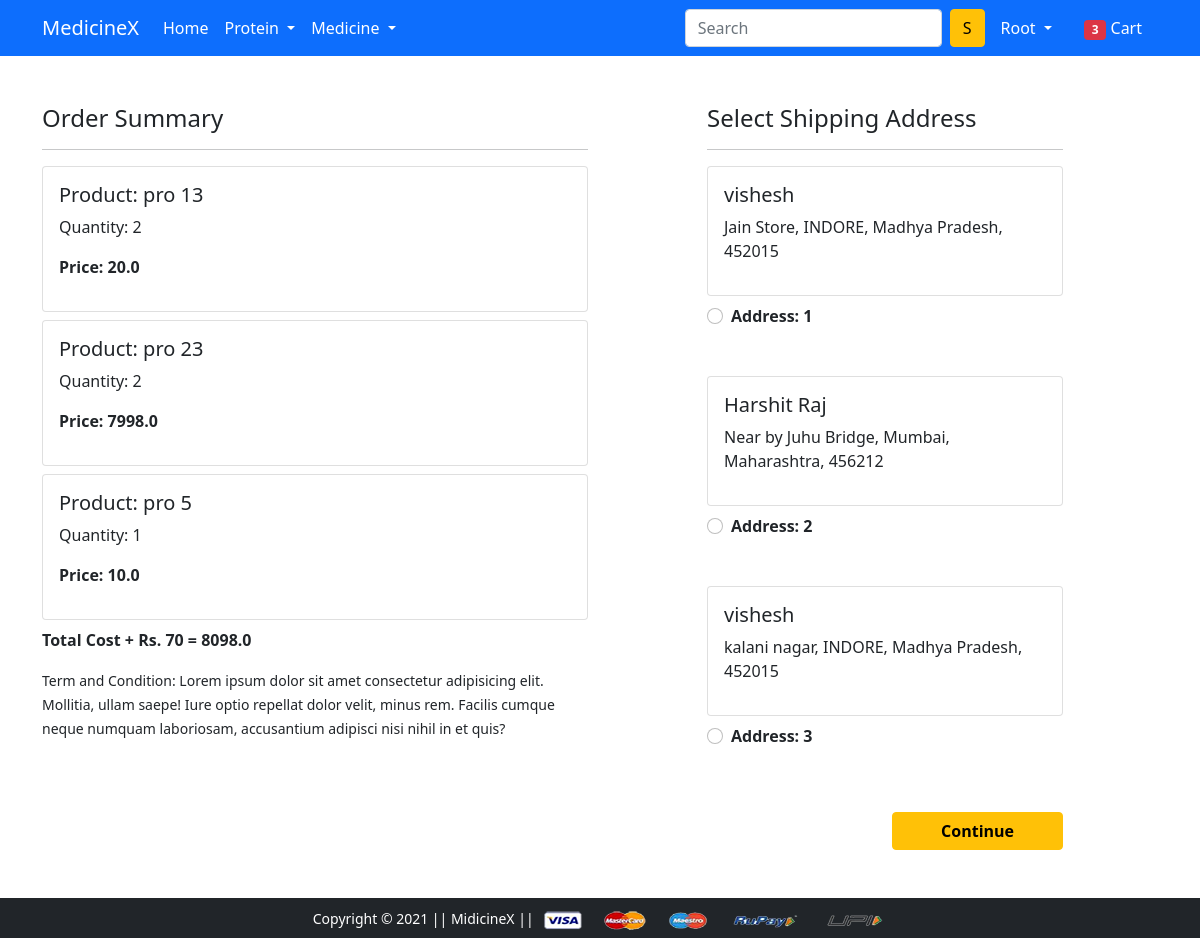
/checkout/ (signed in), run on an earlier commit of the app's database.
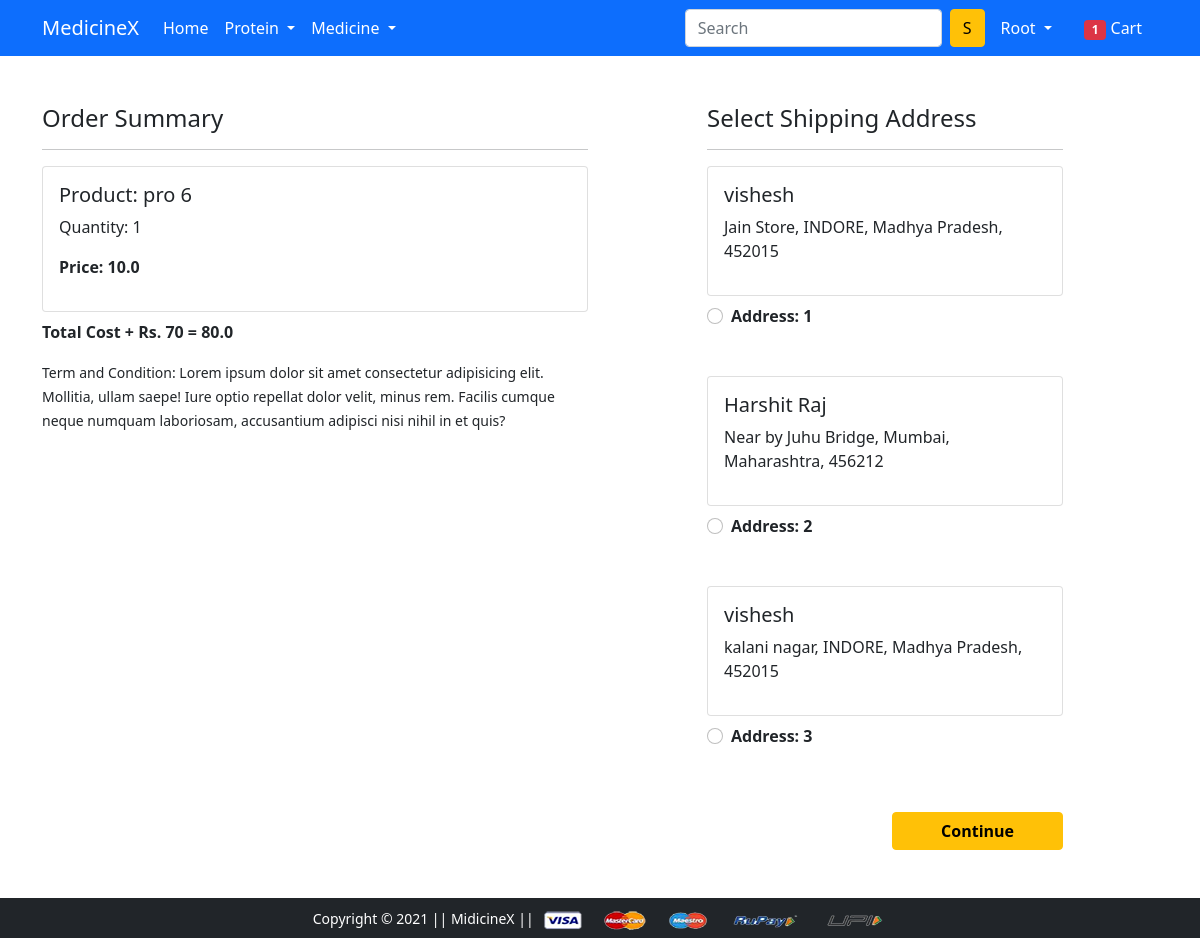
And on a later commit of the database.
### app/models.py (models this page shows, shortened)
class Cart(models.Model):
    user = models.ForeignKey(User, on_delete=models.CASCADE)
    product = models.ForeignKey(Product, on_delete=models.CASCADE)
    quantity = models.PositiveIntegerField(default=1)
    totalamount = models.FloatField(default=0)
    @property
    def total_cost(self):
        return self.quantity * self.product.discounted_price

class Product(models.Model):
    title = models.CharField(max_length=100)
    selling_price = models.FloatField()
    discounted_price = models.FloatField()
    description = models.TextField()
    brand = models.CharField(max_length=100)
    category = models.CharField(choices=CATEGORY_CHOICES, max_length=2)
    product_image = models.ImageField(upload_to='productimg')

class Customer(models.Model):
    user = models.ForeignKey(User, on_delete=models.CASCADE)
    name = models.CharField(max_length=200)
    location = models.CharField(max_length=200)
    city = models.CharField(max_length=100)
    zipcode = models.IntegerField()
    state = models.CharField(choices=STATE_CHOICES, max_length=100)

### app/views.py (the view)
# urls.py: path('checkout/', views.checkout, name='checkout'),
@login_required
def checkout(request):
    try:
        total_item = 0
        user = request.user
        if request.user.is_authenticated:
            total_item = len(Cart.objects.filter(user=request.user))
        add = Customer.objects.filter(user=user)
        cart_items = Cart.objects.filter(user=user)
        amount = 0.0
        shipping_amount = 70.0
        cart_product = [p for p in Cart.objects.all() if p.user == request.user]
        if cart_product:
            for p in cart_product:
                tempamount = (p.quantity * p.product.discounted_price)
                amount += tempamount
                totalamount = amount + shipping_amount
        return render(request, 'app/checkout.html', {'add':add, 'totalamount':totalamount, 'cart_items':cart_items, 'total_item':total_item})
    except:
        return render(request, 'app/not_product_found.html')

### app/templates/app/checkout.html (shortened to what this page needs)
{% extends 'app/base.html' %}
{% load static %}
{% block main-content %}
<div class="container">
 <div class="row mt-5">
  <div class="col-sm-6">
    <h4>Order Summary</h4>
    <hr>
    {% for item in cart_items %}
      <div class="card mb-2">
        <div class="card-body">
          <h5>Product: {{item.product.title}}</h5>
          <p>Quantity: {{item.quantity}}</p>
          <p class="fw-bold">Price: {{item.total_cost}}</p>
        </div>
      </div>
    {% endfor %}
      <p class='fw-bold'>Total Cost + Rs. 70 = {{totalamount}}</p>
    <small>Term and Condition: Lorem ipsum dolor sit amet consectetur adipisicing elit. Mollitia, ullam saepe! Iure optio repellat dolor velit, minus rem. Facilis cumque neque numquam laboriosam, accusantium adipisci nisi nihil in et quis?</small>
  </div>
  <div class="col-sm-4 offset-sm-1">
    <h4>Select Shipping Address</h4>
    <hr>
    <form action="/paymentdone">
      {% for ad in add %}
      <div class="card">
        <div class="card-body">
        <h5>{{ad.name}}</h5>
        <p>{{ad.location}}, {{ad.city}}, {{ad.state}}, {{ad.zipcode}}</p>
        </div>
      </div>
        <div class="form-check mt-2 mb-5">
          <input class="form-check-input" type="radio" name='custid' id='custadd{{forloop.counter}}'  value="{{ad.id}}">
          <label class="form-check-label fw-bold" for="">
            Address: {{forloop.counter}} </label>
        </div>
        {% endfor %}
        <div class="text-end">
          <button type="submit" class="btn btn-warning mt-3 px-5 fw-bold">Continue</button>
        </div>
      </form>
    </div>
  </div>
</div>
{% endblock main-content %}

### app/templates/app/base.html (shortened to what this page needs)
<!doctype html>
{% load static %}
<html lang="en">
  <head>
    <link href="https://cdn.jsdelivr.net/npm/bootstrap@5.0.0-beta1/dist/css/bootstrap.min.css" rel="stylesheet">
    <link rel="stylesheet" href="{% static 'app/css/owl.carousel.min.css' %}">
    <link rel="stylesheet" href="{% static 'app/css/all.min.css' %}">
    <link rel="stylesheet" href="https://cdnjs.cloudflare.com/ajax/libs/font-awesome/5.15.4/css/all.min.css" />
    <link rel="stylesheet" href="{% static 'app/css/style.css' %}">
  </head>
  <body>
    <nav class="navbar navbar-expand-lg navbar-dark bg-primary">
     <div class="container">
       <a class="navbar-brand" href="/">MedicineX</a>
       <div class="collapse navbar-collapse" id="navbarSupportedContent">
         <ul class="navbar-nav me-auto mb-2 mb-lg-0">
           <li class="nav-item">
             <a class="nav-link active" aria-current="page" href="/">Home</a>
           </li>
           <li class="nav-item dropdown">
             <a class="nav-link dropdown-toggle text-white" href="#" id="electronicsDropdown" role="button" data-bs-toggle="dropdown" aria-expanded="false">
              Protein
             </a>
           </li>
           <li class="nav-item dropdown">
             <a class="nav-link dropdown-toggle text-white" href="#" id="fashionDropdown" role="button" data-bs-toggle="dropdown" aria-expanded="false">
              Medicine
             </a>
           </li>
         </ul>
         <form method="get" action="/search" class="d-flex">
           <input class="form-control me-2" type="search" placeholder="Search" aria-label="Search" name="query" id="query">
           <button class="btn btn-warning" type="submit">S</button>
         </form>
         <div>
          <ul class="navbar-nav me-auto mb-2 mb-lg-0">
            {% if request.user.is_authenticated %}
           <li class="nav-item dropdown mx-2">
              <a class="nav-link dropdown-toggle text-white" href="#" id="profileDropdown" role="button" data-bs-toggle="dropdown" aria-expanded="false">
                {{request.user.username|capfirst}}
              </a>
            </li>
            <li class="nav-item mx-2">
             <a href="{% url 'showcart' %}" class="nav-link text-white"><span class="badge bg-danger">{{total_item}}</span> Cart </a>
            </li>
          {% endif %}
          </ul>
         </div>
       </div>
     </div>
    </nav>
    {% block main-content %} {% endblock main-content %}
    <footer class="container-fluid bg-dark text-center p-2 mt-5">
        <small class="text-white">Copyright &copy; 2021 || MidicineX || </small>
        <img src="{% static 'app/images/payment.png' %}" alt="" srcset="" class="img-fluid" height="2px">
    </footer>
  </body>
</html>

What changed in the data, as far as the page shows it:
removed Cart: product "pro 13", quantity "2", total_cost "20.0"
removed Cart: product "pro 23", quantity "2", total_cost "7998.0"
removed Cart: product "pro 5", quantity "1", total_cost "10.0"
added Cart: product "pro 6", quantity "1", total_cost "10.0"
Also different on the page:
{{ total_item }}: "3" → "1"
{{ totalamount }}: "8098.0" → "80.0"
